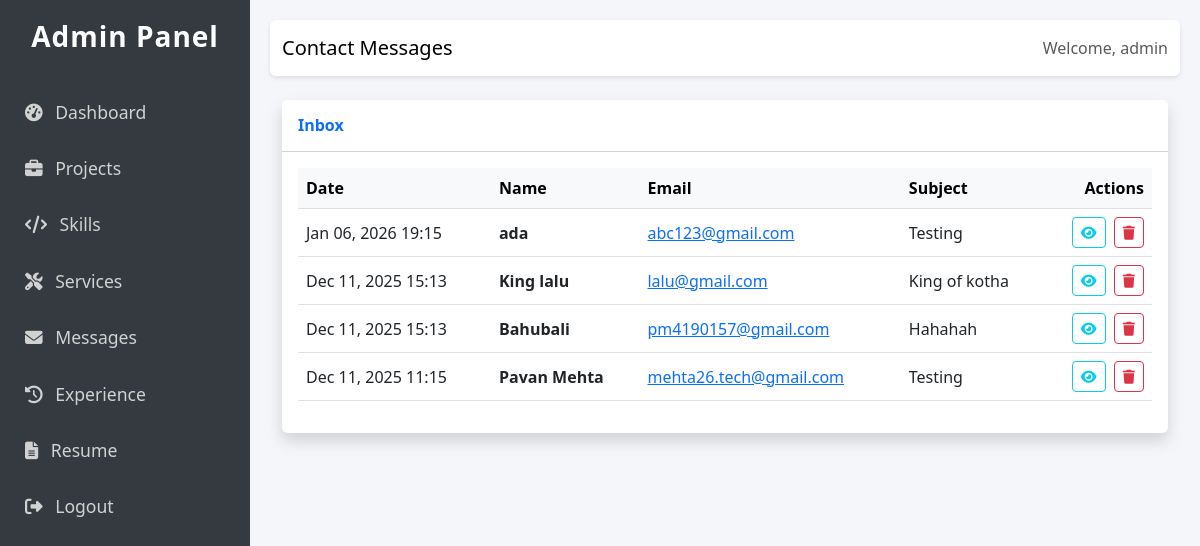
The page /custom-admin/messages/ (signed in) on the database its author committed.
### core/models.py (models this page shows, shortened)
class ContactMessage(models.Model):
    name = models.CharField(max_length=100)
    email = models.EmailField()
    subject = models.CharField(max_length=200)
    message = models.TextField()
    sent_at = models.DateTimeField(auto_now_add=True)

### custom_admin/views.py (the view)
# urls.py: path('messages/', views.contact_list, name='contact_list'),
@login_required
def contact_list(request):
    messages_list = ContactMessage.objects.all().order_by('-sent_at')
    return render(request, 'custom_admin/contact_list.html', {'messages_list': messages_list})

### custom_admin/templates/custom_admin/contact_list.html (shortened to what this page needs)
{% extends 'custom_admin/base.html' %}
{% block header %}Contact Messages{% endblock %}
{% block content %}
<div class="card shadow mb-4">
    <div class="card-header py-3 d-flex justify-content-between align-items-center bg-white">
        <h6 class="m-0 fw-bold text-primary">Inbox</h6>
    </div>
    <div class="card-body">
        <div class="table-responsive">
            <table class="table table-hover align-middle">
                <thead class="table-light">
                    <tr>
                        <th>Date</th>
                        <th>Name</th>
                        <th>Email</th>
                        <th>Subject</th>
                        <th class="text-end">Actions</th>
                    </tr>
                </thead>
                <tbody>
                    {% for message in messages_list %}
                    <tr>
                        <td>{{ message.sent_at|date:"M d, Y H:i" }}</td>
                        <td class="fw-bold">{{ message.name }}</td>
                        <td><a href="mailto:{{ message.email }}">{{ message.email }}</a></td>
                        <td>{{ message.subject|truncatechars:30 }}</td>
                        <td class="text-end">
                            <a href="{% url 'custom_admin:contact_detail' message.pk %}" class="btn btn-sm btn-outline-info me-1"><i class="fas fa-eye"></i></a>
                            <a href="{% url 'custom_admin:contact_delete' message.pk %}" class="btn btn-sm btn-outline-danger"><i class="fas fa-trash"></i></a>
                        </td>
                    </tr>
                    {% endfor %}
                </tbody>
            </table>
        </div>
    </div>
</div>
{% endblock %}

### custom_admin/templates/custom_admin/base.html (shortened to what this page needs)
<!DOCTYPE html>
<html lang="en">
<head>
    <link href="https://cdn.jsdelivr.net/npm/bootstrap@5.3.0/dist/css/bootstrap.min.css" rel="stylesheet">
    <link href="https://cdnjs.cloudflare.com/ajax/libs/font-awesome/6.4.0/css/all.min.css" rel="stylesheet">
</head>
<body>
<div class="sidebar">
    <h3>Admin Panel</h3>
    <a href="{% url 'custom_admin:dashboard' %}"><i class="fas fa-tachometer-alt me-2"></i> Dashboard</a>
    <a href="{% url 'custom_admin:project_list' %}"><i class="fas fa-briefcase me-2"></i> Projects</a>
    <a href="{% url 'custom_admin:skill_list' %}"><i class="fas fa-code me-2"></i> Skills</a>
    <a href="{% url 'custom_admin:service_list' %}"><i class="fas fa-tools me-2"></i> Services</a>
    <a href="{% url 'custom_admin:contact_list' %}"><i class="fas fa-envelope me-2"></i> Messages</a>
    <a href="{% url 'custom_admin:experience_list' %}"><i class="fas fa-history me-2"></i> Experience</a>
    <a href="{% url 'custom_admin:resume_list' %}"><i class="fas fa-file-alt me-2"></i> Resume</a>
    <a href="{% url 'custom_admin:logout' %}"><i class="fas fa-sign-out-alt me-2"></i> Logout</a>
</div>
<div class="main-content">
    <nav class="navbar navbar-expand-lg navbar-light bg-white mb-4 rounded">
        <div class="container-fluid">
            <span class="navbar-brand mb-0 h1">{% block header %}Dashboard{% endblock %}</span>
            <div class="d-flex">
                <span class="navbar-text">Welcome, {{ request.user.username }}</span>
            </div>
        </div>
    </nav>
    <div class="container-fluid">
        {% block content %}
        {% endblock %}
    </div>
</div>
</body>
</html>

### custom_admin/templates/custom_admin/base.html (style rules this page uses)
body { font-family: 'Segoe UI', Tahoma, Geneva, Verdana, sans-serif; background-color: #f4f6f9; }
.sidebar { height: 100vh; width: 250px; position: fixed; top: 0; left: 0; background-color: #343a40; padding-top: 20px; color: #fff; }
.sidebar a { padding: 15px 25px; text-decoration: none; font-size: 1.1rem; color: #d1d1d1; display: block; transition: 0.3s; }
.sidebar h3 { text-align: center; margin-bottom: 30px; font-weight: 700; letter-spacing: 1px; }
.main-content { margin-left: 250px; padding: 20px; }
.navbar { box-shadow: 0 2px 4px rgba(0,0,0,0.1); }
.card { border: none; box-shadow: 0 0.5rem 1rem rgba(0, 0, 0, 0.05); transition: transform 0.2s; }

### rows shown on the page
ContactMessage: sent_at "Jan 06, 2026 19:15", name "ada", email "abc123@gmail.com", subject "Testing"
ContactMessage: sent_at "Dec 11, 2025 15:13", name "King lalu", email "lalu@gmail.com", subject "King of kotha"
ContactMessage: sent_at "Dec 11, 2025 15:13", name "Bahubali", email "pm4190157@gmail.com", subject "Hahahah"
ContactMessage: sent_at "Dec 11, 2025 11:15", name "Pavan Mehta", email "mehta26.tech@gmail.com", subject "Testing"

### other values the page prints
{{ request.user.username }} "admin"
